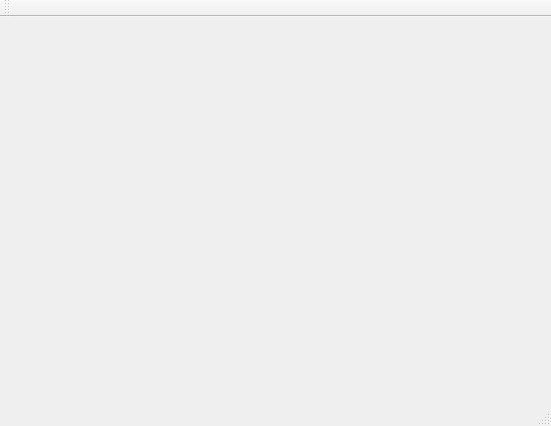
<?xml version="1.0" encoding="UTF-8"?>
<ui version="4.0">
 <class>MainWindow</class>
 <widget class="QMainWindow" name="MainWindow">
  <property name="geometry">
   <rect>
    <x>0</x>
    <y>0</y>
    <width>551</width>
    <height>426</height>
   </rect>
  </property>
  <property name="windowTitle">
   <string>Graph Creator</string>
  </property>
  <widget class="QWidget" name="centralWidget"/>
  <widget class="QMenuBar" name="menuBar">
   <property name="geometry">
    <rect>
     <x>0</x>
     <y>0</y>
     <width>551</width>
     <height>22</height>
    </rect>
   </property>
  </widget>
  <widget class="QToolBar" name="mainToolBar">
   <attribute name="toolBarArea">
    <enum>TopToolBarArea</enum>
   </attribute>
   <attribute name="toolBarBreak">
    <bool>false</bool>
   </attribute>
  </widget>
  <widget class="QStatusBar" name="statusBar"/>
 </widget>
 <layoutdefault spacing="6" margin="11"/>
 <resources/>
 <connections/>
</ui>
